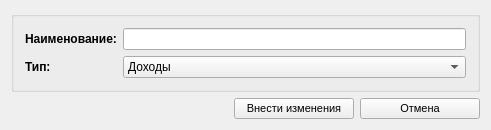
<?xml version="1.0" encoding="UTF-8"?>
<ui version="4.0">
 <class>ZSectionsForm</class>
 <widget class="QWidget" name="ZSectionsForm">
  <property name="geometry">
   <rect>
    <x>0</x>
    <y>0</y>
    <width>491</width>
    <height>130</height>
   </rect>
  </property>
  <property name="minimumSize">
   <size>
    <width>0</width>
    <height>0</height>
   </size>
  </property>
  <property name="windowTitle">
   <string>Добавление (изменение) учетных статей</string>
  </property>
  <property name="windowIcon">
   <iconset resource="../plan_fakt.qrc">
    <normaloff>:/images/add.png</normaloff>:/images/add.png</iconset>
  </property>
  <property name="styleSheet">
   <string notr="true"/>
  </property>
  <layout class="QVBoxLayout" name="verticalLayout">
   <item>
    <widget class="QGroupBox" name="requiredBox">
     <property name="title">
      <string/>
     </property>
     <layout class="QFormLayout" name="formLayout">
      <property name="fieldGrowthPolicy">
       <enum>QFormLayout::AllNonFixedFieldsGrow</enum>
      </property>
      <item row="0" column="0">
       <widget class="QLabel" name="nameText">
        <property name="font">
         <font>
          <weight>75</weight>
          <bold>true</bold>
         </font>
        </property>
        <property name="text">
         <string>Наименование:</string>
        </property>
       </widget>
      </item>
      <item row="0" column="1">
       <widget class="QLineEdit" name="txtName">
        <property name="maxLength">
         <number>64</number>
        </property>
       </widget>
      </item>
      <item row="1" column="0">
       <widget class="QLabel" name="nameText_2">
        <property name="font">
         <font>
          <weight>75</weight>
          <bold>true</bold>
         </font>
        </property>
        <property name="text">
         <string>Тип:</string>
        </property>
       </widget>
      </item>
      <item row="1" column="1">
       <widget class="QComboBox" name="cboType">
        <item>
         <property name="text">
          <string>Доходы</string>
         </property>
        </item>
        <item>
         <property name="text">
          <string>Расходы</string>
         </property>
        </item>
       </widget>
      </item>
     </layout>
    </widget>
   </item>
   <item>
    <layout class="QHBoxLayout" name="horizontalLayout">
     <item>
      <spacer name="horizontalSpacer">
       <property name="orientation">
        <enum>Qt::Horizontal</enum>
       </property>
       <property name="sizeHint" stdset="0">
        <size>
         <width>40</width>
         <height>20</height>
        </size>
       </property>
      </spacer>
     </item>
     <item>
      <widget class="QPushButton" name="cmdSave">
       <property name="minimumSize">
        <size>
         <width>120</width>
         <height>0</height>
        </size>
       </property>
       <property name="font">
        <font>
         <family>MS Shell Dlg 2</family>
         <pointsize>8</pointsize>
        </font>
       </property>
       <property name="text">
        <string>Внести изменения</string>
       </property>
       <property name="icon">
        <iconset resource="../plan_fakt.qrc">
         <normaloff>:/images/add.png</normaloff>:/images/add.png</iconset>
       </property>
       <property name="iconSize">
        <size>
         <width>24</width>
         <height>24</height>
        </size>
       </property>
      </widget>
     </item>
     <item>
      <widget class="QPushButton" name="cmdCancel">
       <property name="minimumSize">
        <size>
         <width>120</width>
         <height>0</height>
        </size>
       </property>
       <property name="font">
        <font>
         <family>MS Shell Dlg 2</family>
         <pointsize>8</pointsize>
        </font>
       </property>
       <property name="text">
        <string>Отмена</string>
       </property>
       <property name="icon">
        <iconset resource="../plan_fakt.qrc">
         <normaloff>:/images/error.png</normaloff>:/images/error.png</iconset>
       </property>
       <property name="iconSize">
        <size>
         <width>24</width>
         <height>24</height>
        </size>
       </property>
      </widget>
     </item>
    </layout>
   </item>
  </layout>
 </widget>
 <layoutdefault spacing="6" margin="11"/>
 <resources>
  <include location="../plan_fakt.qrc"/>
  <include location="../plan_fakt.qrc"/>
  <include location="../plan_fakt.qrc"/>
  <include location="../plan_fakt.qrc"/>
  <include location="../plan_fakt.qrc"/>
  <include location="../plan_fakt.qrc"/>
 </resources>
 <connections>
  <connection>
   <sender>cmdCancel</sender>
   <signal>clicked()</signal>
   <receiver>ZSectionsForm</receiver>
   <slot>close()</slot>
   <hints>
    <hint type="sourcelabel">
     <x>423</x>
     <y>337</y>
    </hint>
    <hint type="destinationlabel">
     <x>246</x>
     <y>181</y>
    </hint>
   </hints>
  </connection>
 </connections>
</ui>
